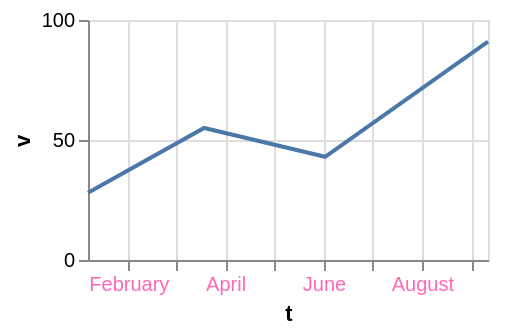

The specification (Vega-Lite) saved for this image:
### Vega-Lite specification from a JSON file in a GitHub repository (floating-point values rounded to 4 significant figures)
{"$schema": "https://vega.github.io/schema/vega-lite/v6.json", "width": 200, "height": 120, "data": {"values": [{"c": "alpha", "v": 28, "w": 3, "t": "2024-01-07"}, {"c": "beta", "v": 55, "w": 7, "t": "2024-03-19"}, {"c": "gamma", "v": 43, "w": 5, "t": "2024-06-02"}, {"c": "delta", "v": 91, "w": 9, "t": "2024-09-11"}]}, "mark": "line", "encoding": {"x": {"field": "t", "type": "temporal", "axis": {"labelColor": "hotpink"}}, "y": {"field": "v", "type": "quantitative"}}}
